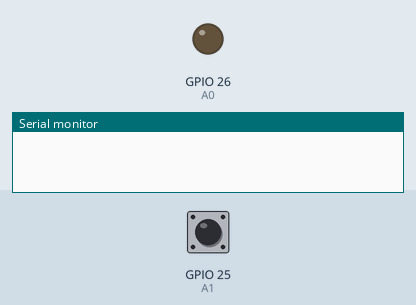
A sketch run on a simulated ESP32. Shown: output pins drawn as LEDs (lit = HIGH), the last lines printed to the serial monitor. Inputs (shaded band) come from the test bench; at power-on: GPIO 25 (A1) HIGH.

Above: at 0.1 s.
At 1.25 s:
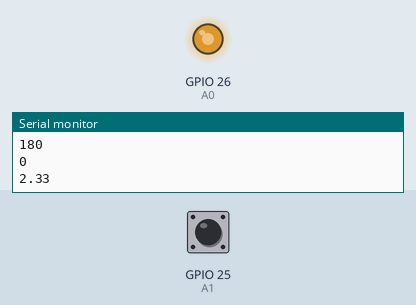
1.3 s: GPIO 25 (A1) driven LOW
4.3 s: GPIO 25 (A1) driven HIGH
6.1 s: GPIO 25 (A1) pulsed LOW 5 times (0.12 s each, 0.3 s apart)
At 9.9 s:
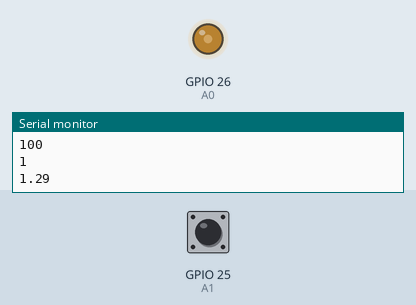
Timing chart, 0 to 11.4 s (numbered marks = the images above; inputs shaded):
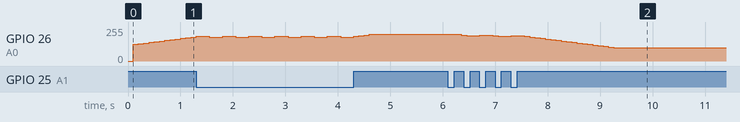

The sketch:

TP2.ino
```cpp
#include "FeatherShieldPinouts.h"
int i=120;
bool smooth=false;
void setup() {
  // put your setup code here, to run once:
  Serial.begin(115000);
  pinMode(A0, OUTPUT);
  pinMode(A1, INPUT);
}

void loop() {

  if(digitalRead(A1)==LOW){
    delay(150);

    if (smooth==false){
     smooth=true;
    }
    else{
      smooth=false;
    }
  }
  delay(100);
  if(smooth==false && i<200){
      i+=5;
   }
   if (smooth==true && i>100){
     i-=5;
   }


  dacWrite(A0,i);
  Serial.println(i);
  Serial.println(smooth);
  Serial.println((i*3.3)/255);


}
```

FeatherShieldPinouts.h
```cpp
#define A0 26
#define A1 25
#define A2 34
#define A3 39
#define A4 36
#define A5 4
#define D2 14
#define D3 32
#define D4 15
#define D5 33
#define RX RX
#define TX TX
#define SCL 22
#define SDA 23
#define LED_BUILTIN 13
```

Measured:
- by itself, GPIO 26 (A0): alternates 185/255 for 0.25 s and 180/255 for 0.25 s
